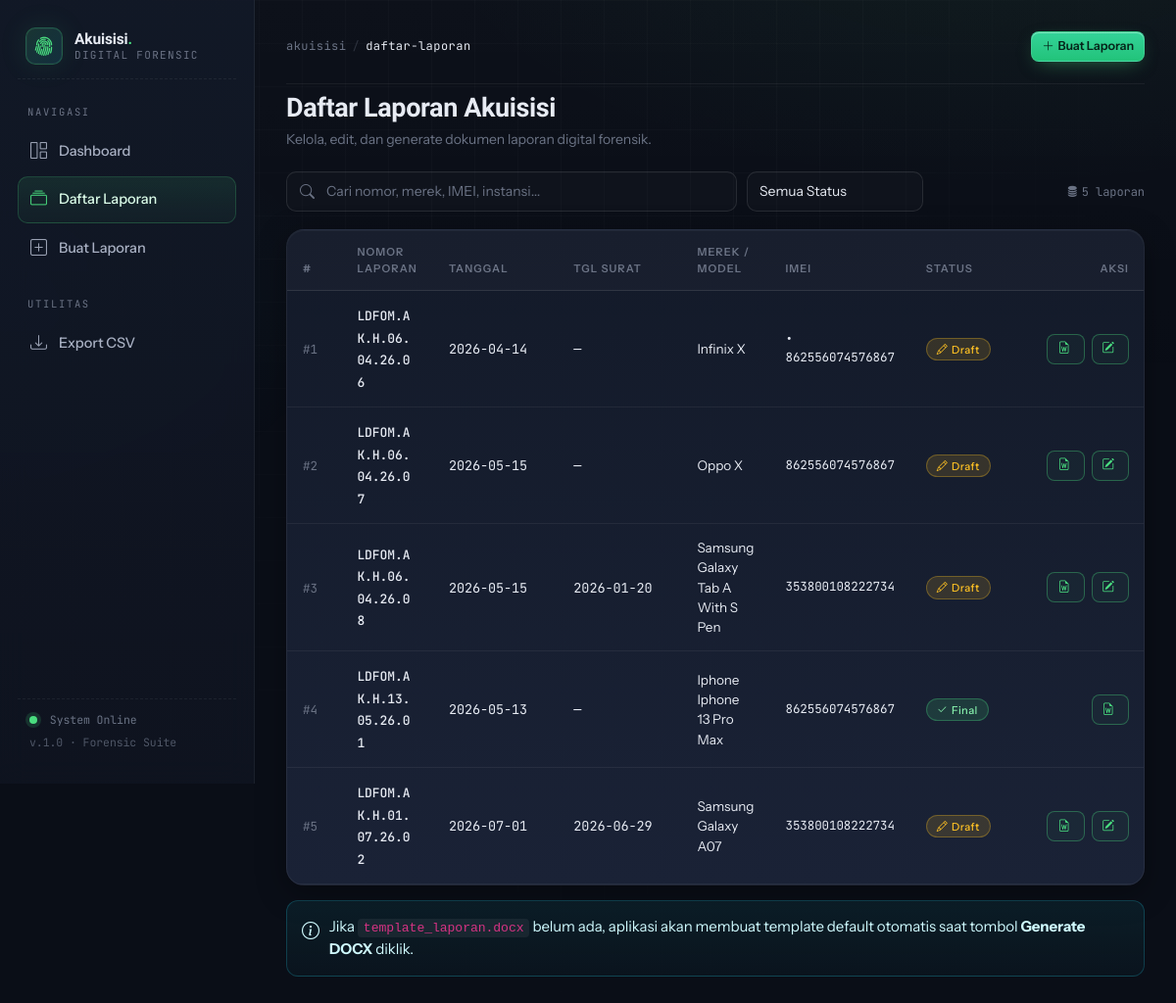
Screenshot of /laporan with the database file from the repository.
### tables this page shows
CREATE TABLE laporan_akuisisi (
            id INTEGER PRIMARY KEY AUTOINCREMENT,
            nomor_laporan TEXT NOT NULL UNIQUE,
            tanggal_laporan TEXT NOT NULL,
            nama_instansi TEXT,
            alamat_instansi TEXT,
            tanggal_serah_terima TEXT,
            komoditi TEXT,
            jenis_pelanggaran TEXT,
            jenis_barang_bukti TEXT,
            merek_model TEXT,
            imei TEXT,
            keterangan_barang TEXT,
            dasar_items TEXT,
            foto_paths TEXT,
            maksud_tujuan TEXT,
            prosedur_akuisisi TEXT,
            kesimpulan TEXT,
            status TEXT NOT NULL DEFAULT 'draft',
            created_at TEXT NOT NULL
        , hash_foto_paths TEXT, ekstraksi_foto_paths TEXT, indexing_foto_paths TEXT, nomor_surat_dinas TEXT, tanggal_surat_dinas TEXT, ocr_raw_text TEXT, ocr_fields_json TEXT, ocr_summary_text TEXT, waktu_dimulai TEXT, waktu_selesai TEXT, tempat_pelaksanaan TEXT, perangkat_forensik_digital TEXT, metode_akuisisi TEXT, status_akuisisi TEXT, nama_file_hash TEXT, nilai_hash TEXT, perangkat_info_json TEXT);

### app.py (the view)
@app.route("/laporan")
def list_laporan():
    conn = get_conn()
    laporan = conn.execute("SELECT * FROM laporan_akuisisi ORDER BY id ASC").fetchall()
    conn.close()
    return render_template("list.html", laporan=laporan)

### app.py (called while the page is built)
def get_conn():
    conn = sqlite3.connect(DB_PATH)
    conn.row_factory = sqlite3.Row
    return conn

### templates/list.html (shortened to what this page needs)
{% extends "base.html" %}
{% block breadcrumb %}
  <span>akuisisi</span><span class="sep">/</span><span class="current">daftar-laporan</span>
{% endblock %}
{% block topactions %}
  <a href="{{ url_for('create_laporan') }}" class="btn btn-primary btn-sm">
    <i class="bi bi-plus-lg"></i>Buat Laporan
  </a>
{% endblock %}
{% block content %}
<div class="page-head">
  <div>
    <h2>Daftar Laporan Akuisisi</h2>
    <div class="lead">Kelola, edit, dan generate dokumen laporan digital forensik.</div>
  </div>
</div>
<div class="filter-bar">
  <div class="search-wrap">
    <i class="bi bi-search"></i>
    <input id="searchInput" class="form-control" placeholder="Cari nomor, merek, IMEI, instansi..." />
  </div>
  <select id="filterStatus" class="form-select" style="max-width:180px;">
    <option value="">Semua Status</option>
  </select>
  <span class="mono" style="color:var(--text-muted); font-size:12px; margin-left:auto;">
    <i class="bi bi-database-fill me-1"></i><span id="rowCount">{{ laporan|length }}</span> laporan
  </span>
</div>
<div class="surface" style="overflow: hidden;">
  <div class="table-responsive">
    <table class="table table-hover mb-0 align-middle">
      <thead>
        <tr>
          <th style="width:56px;">#</th>
          <th>Nomor Laporan</th>
          <th style="width:130px;">Tanggal</th>
          <th style="width:130px;">Tgl Surat</th>
          <th>Merek / Model</th>
          <th>IMEI</th>
          <th style="width:110px;">Status</th>
          <th style="width:130px;" class="text-end pe-3">Aksi</th>
        </tr>
      </thead>
      <tbody>
        {% for row in laporan %}
        <tr>
          <td><span class="row-num">#{{ row.id }}</span></td>
          <td class="text-break"><span class="nomor-link">{{ row.nomor_laporan }}</span></td>
          <td class="cell-secondary mono">{{ row.tanggal_laporan }}</td>
          <td class="cell-secondary mono">{{ row.tanggal_surat_dinas or '—' }}</td>
          <td class="cell-secondary">{{ row.merek_model or '—' }}</td>
          <td class="cell-secondary mono" style="font-size:12.5px;">{{ row.imei or '—' }}</td>
          <td>
            {% if row.status == 'final' %}
              <span class="badge badge-status-final"><i class="bi bi-check2 me-1"></i>Final</span>
            {% else %}
              <span class="badge badge-status-draft"><i class="bi bi-pencil me-1"></i>Draft</span>
            {% endif %}
          </td>
          <td class="actions-cell text-end pe-3">
            <a class="btn btn-sm btn-outline-success" href="{{ url_for('generate_docx', laporan_id=row.id) }}" data-bs-toggle="tooltip" title="Generate DOCX">
              <i class="bi bi-file-earmark-word"></i>
            </a>
            {% if row.status == 'draft' %}
            <a class="btn btn-sm btn-outline-primary ms-1" href="{{ url_for('edit_laporan', laporan_id=row.id) }}" data-bs-toggle="tooltip" title="Edit Laporan">
              <i class="bi bi-pencil-square"></i>
            </a>
            {% endif %}
          </td>
        </tr>
        {% endfor %}
      </tbody>
    </table>
  </div>
</div>
<div class="alert alert-info mt-3 mb-0" style="display:flex;gap:10px;align-items:flex-start;">
  <i class="bi bi-info-circle" style="font-size:18px;margin-top:2px;"></i>
  <div>
    Jika <code style="background:rgba(255,255,255,.06);padding:2px 6px;border-radius:4px;">template_laporan.docx</code> belum ada, aplikasi akan membuat template default otomatis saat tombol <strong>Generate DOCX</strong> diklik.
  </div>
</div>
{% endblock %}

### templates/base.html (shortened to what this page needs)
<!doctype html>
<html lang="id" data-theme="dark">
<head>
  <link href="https://cdn.jsdelivr.net/npm/bootstrap@5.3.3/dist/css/bootstrap.min.css" rel="stylesheet" />
  <link href="https://cdn.jsdelivr.net/npm/bootstrap-icons@1.10.5/font/bootstrap-icons.css" rel="stylesheet">
  <link href="https://cdn.jsdelivr.net/npm/tom-select/dist/css/tom-select.bootstrap5.min.css" rel="stylesheet" />
</head>
<body>
  <div class="app-shell">
    <aside class="sidebar" id="sidebar">
      <a href="{{ url_for('dashboard') }}" class="brand" style="text-decoration:none;color:inherit">
        <div class="brand-mark"><i class="bi bi-fingerprint"></i></div>
        <div class="brand-text">
          <div class="title">Akuisisi<span style="color:var(--accent)">.</span></div>
          <div class="subtitle">Digital Forensic</div>
        </div>
      </a>
      <div>
        <div class="nav-section-label">Navigasi</div>
        <nav class="side-nav">
          {% set ep = request.endpoint or '' %}
          <a class="side-link {% if ep == 'dashboard' %}active{% endif %}" href="{{ url_for('dashboard') }}">
            <i class="bi bi-grid-1x2"></i> Dashboard
          </a>
          <a class="side-link {% if ep in ['list_laporan', 'edit_laporan'] %}active{% endif %}" href="{{ url_for('list_laporan') }}">
            <i class="bi bi-collection"></i> Daftar Laporan
          </a>
          <a class="side-link {% if ep == 'create_laporan' %}active{% endif %}" href="{{ url_for('create_laporan') }}">
            <i class="bi bi-plus-square"></i> Buat Laporan
          </a>
        </nav>
      </div>
      <div>
        <div class="nav-section-label">Utilitas</div>
        <nav class="side-nav">
          <a class="side-link" href="{{ url_for('export_csv') }}">
            <i class="bi bi-download"></i> Export CSV
          </a>
        </nav>
      </div>
      <div class="sidebar-footer">
        <span class="status-dot"></span> System Online
        <div style="margin-top:6px; opacity:.7;">v.1.0 · Forensic Suite</div>
      </div>
    </aside>
    <main class="main">
      <div class="topbar">
        <div style="display:flex;align-items:center;gap:14px;">
          <div class="breadcrumb-mono">
            {% block breadcrumb %}{% endblock %}
          </div>
        </div>
        <div class="top-actions">
          {% block topactions %}{% endblock %}
        </div>
      </div>
      {% block content %}{% endblock %}
    </main>
  </div>
</body>
</html>

### templates/list.html (style rules this page uses)
.page-head { display:flex; justify-content: space-between; align-items: flex-end; flex-wrap: wrap; gap: 16px; margin-bottom: 22px; }
.page-head h2 { font-family: var(--font-display); font-size: 1.8rem; font-weight: 700; margin: 0; letter-spacing: -.015em; }
.page-head .lead { color: var(--text-muted); margin-top: 6px; font-size: 14px; }
.filter-bar { display: flex; gap: 10px; align-items: center; flex-wrap: wrap; margin-bottom: 18px; }
.search-wrap { position: relative; flex: 1; max-width: 460px; }
.search-wrap i { position: absolute; left: 14px; top: 50%; transform: translateY(-50%); color: var(--text-muted); }
.search-wrap input { padding-left: 40px !important; }
.row-num { font-family: var(--font-mono); color: var(--text-muted); font-size: 12.5px; }
.nomor-link { font-family: var(--font-mono); font-size: 13px; color: var(--text); font-weight: 500; }
.cell-secondary { color: var(--text-dim); font-size: 13.5px; }
.actions-cell { white-space: nowrap; }

### rows the page displays
laporan_akuisisi: id "1", nomor_laporan "LDFOM.AK.H.06.04.26.06", tanggal_laporan "2026-04-14", tanggal_surat_dinas "—", merek_model "Infinix X", imei "• 862556074576867", status "draft" (drawn)
laporan_akuisisi: id "2", nomor_laporan "LDFOM.AK.H.06.04.26.07", tanggal_laporan "2026-05-15", tanggal_surat_dinas "—", merek_model "Oppo X", imei "862556074576867", status "draft" (drawn)
laporan_akuisisi: id "3", nomor_laporan "LDFOM.AK.H.06.04.26.08", tanggal_laporan "2026-05-15", tanggal_surat_dinas "2026-01-20", merek_model "Samsung Galaxy Tab A With S Pen", imei "353800108222734", status "draft" (drawn)
laporan_akuisisi: id "4", nomor_laporan "LDFOM.AK.H.13.05.26.01", tanggal_laporan "2026-05-13", tanggal_surat_dinas "—", merek_model "Iphone Iphone 13 Pro Max", imei "862556074576867", status "final" (drawn)
laporan_akuisisi: id "5", nomor_laporan "LDFOM.AK.H.01.07.26.02", tanggal_laporan "2026-07-01", tanggal_surat_dinas "2026-06-29", merek_model "Samsung Galaxy A07", imei "353800108222734", status "draft" (drawn)

### other values shown
{{ laporan|length }} "5"
